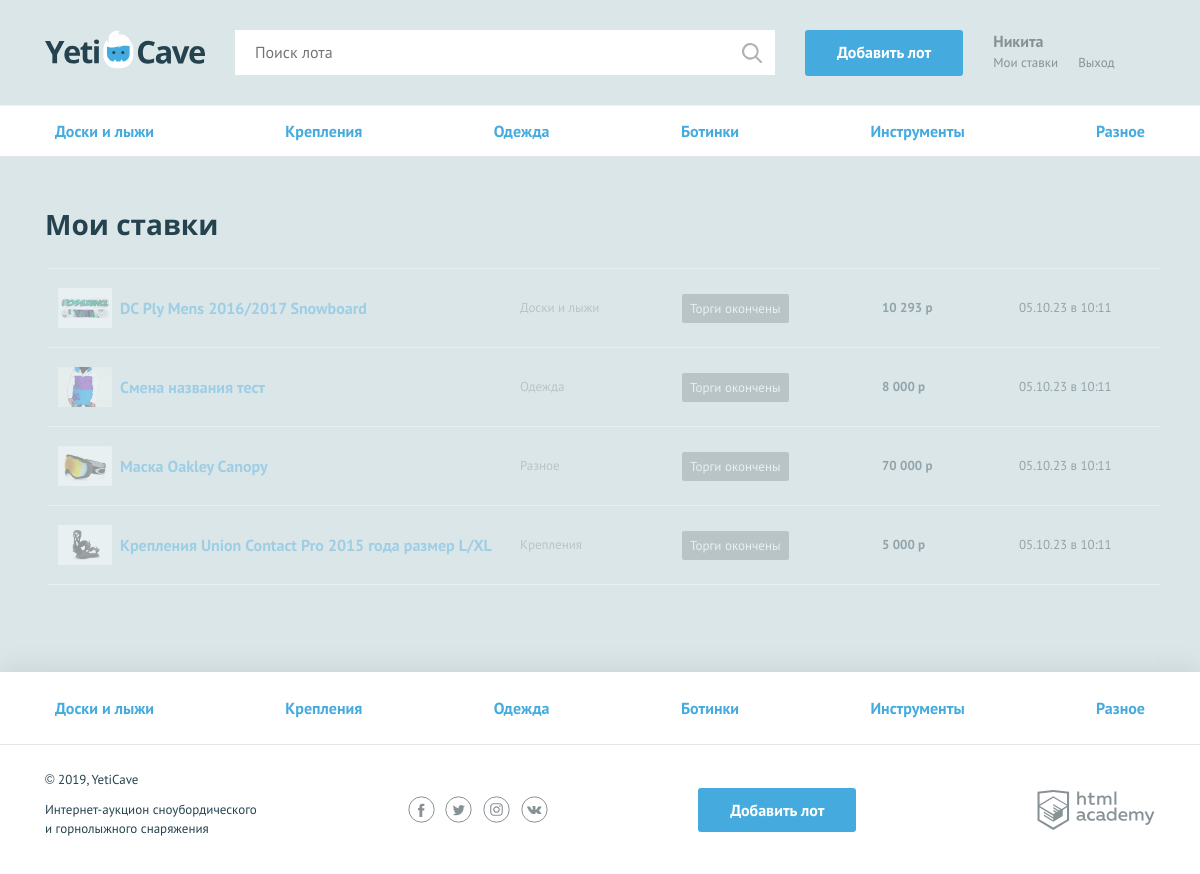
Screenshot of /my-bets.php (signed in) with the database file from the repository.
### tables this page shows
CREATE TABLE IF NOT EXISTS `category`
( 
    `id` INT PRIMARY KEY AUTO_INCREMENT,
    `name` VARCHAR(255) NOT NULL UNIQUE,
    `code` VARCHAR(60) NOT NULL UNIQUE
);

CREATE TABLE IF NOT EXISTS `bet`
( 
    `id` INT PRIMARY KEY AUTO_INCREMENT,
    `create_date` TIMESTAMP DEFAULT CURRENT_TIMESTAMP,
    `summary` INT(80) NOT NULL,

    `user_id` INT,
    `lot_id` INT,

    FOREIGN KEY (`user_id`) REFERENCES `account`(`id`) ON DELETE CASCADE,
    FOREIGN KEY (`lot_id`) REFERENCES `lot`(`id`) ON DELETE CASCADE
);

CREATE TABLE IF NOT EXISTS `lot`
(
    `id` INT PRIMARY KEY AUTO_INCREMENT,
    `date_create` TIMESTAMP DEFAULT CURRENT_TIMESTAMP,
    `name` VARCHAR(255) NOT NULL,
    `description` VARCHAR(1024) NOT NULL,
    `image_link` VARCHAR(400) NOT NULL,

    `start_price` INT(255) NOT NULL,
    `expire_date` DATE NOT NULL,
    `bet_step` INT NOT NULL,

    `author_id` INT,
    `winner_id` INT,
    `category_id` INT,

    FOREIGN KEY (`author_id`) REFERENCES `account`(`id`) ON DELETE CASCADE,
    FOREIGN KEY (`winner_id`) REFERENCES `account`(`id`) ON DELETE CASCADE,
    FOREIGN KEY (`category_id`) REFERENCES `category`(`id`) ON DELETE CASCADE
);

### helpers.php (called while the page is built, shortened)
<?php
function include_template($name, array $data = []) {
    $name = 'templates/' . $name;
    extract($data);
    require $name;
    $result = ob_get_clean();
    return $result;
}

### functions.php (called while the page is built, shortened)
<?php
function pretty_number(int $num) : string
{
    return number_format($num, 0, '', ' ');
}
function get_categories_list(mysqli $mysql) : array
{
    $sql_query = "SELECT * FROM category";
    $result = mysqli_query($mysql, $sql_query);
    return mysqli_fetch_all($result, MYSQLI_ASSOC) ?? [];
}
function format_time(string $date) : string
{
    $date_time = strtotime($date);
    $time = strtotime('now') - $date_time;
    $time = ($time < 1 ) ? 1 : $time;
    $tokens = array (
        86400 => 'день назад',
        3600 => 'часов назад',
        60 => 'минут назад',
        1 => 'секунд назад'
    );
    if ($time < 86400)
    {
        foreach ($tokens as $unit => $text) {
            if ($time < $unit) continue;
            $numberOfUnits = floor($time / $unit);
            return $numberOfUnits .' '. $text;
        }
    } else {
        return date('d.m.y в H:i', $date_time);
    }
    return "";
}
function get_user_bets(mysqli $mysql, string $id) : array
{
    $sql_query = "SELECT `bet`.*, `lot`.`id` as `lot_id`, `lot`.`name` as `lot_name`, `lot`.`image_link` as `lot_img`, `lot`.`expire_date` as `expire_date`,
    `category`.`name` as `category_name`
    FROM `bet`
    INNER JOIN `lot` ON `lot`.`id` = `bet`.`lot_id`
    INNER JOIN `category` ON `category`.`id` = `lot`.`category_id`
    WHERE `bet`.`user_id` = ?
    ORDER BY `expire_date` DESC";
    $stmt = mysqli_prepare($mysql, $sql_query);
    mysqli_stmt_bind_param($stmt, 'i', $id);
    mysqli_stmt_execute($stmt);
    $result = mysqli_stmt_get_result($stmt);
    return mysqli_fetch_all($result, MYSQLI_ASSOC) ?? [];
}

### templates/my-bets.php (the view, shortened to what this page needs)
<section class="rates container">
      <h2>Мои ставки</h2>
      <table class="rates__list">
        <?php foreach($bets as $bet): ?>
        <?php if(strtotime('now') <= strtotime($bet['expire_date'])): ?>
        <tr class="rates__item">
          <td class="rates__info">
            <div class="rates__img">
              <img src="<?= $bet["lot_img"] ?>" width="54" height="40" alt="Сноуборд">
            </div>
            <h3 class="rates__title"><a href="../lot.php?id=<?= $bet["lot_id"] ?>"><?= $bet["lot_name"] ?></a></h3>
          </td>
          <td class="rates__category">
            <?= $bet["category_name"] ?>
          </td>
          <td class="rates__timer">
            <?php
            $date = get_dt_range($bet['expire_date']);
            $hours = $date[0];
            $minutes = $date[1];
            $seconds = $date[2];
            ?>
            <div class="timer <?php if (intval($hours) < 24): ?> timer--finishing <?php endif; ?>">
              <?= sprintf('%s:%s:%s', $hours, $minutes, $seconds) ?>
            </div>
          </td>
          <td class="rates__price">
            <?= pretty_number($bet["summary"]) ?> р
          </td>
          <td class="rates__time">
            <?= format_time($bet["create_date"]) ?>
          </td>
        </tr>
        <?php else: ?>
        <tr class="rates__item rates__item--end">
          <td class="rates__info">
            <div class="rates__img">
              <img src="<?= $bet["lot_img"] ?>" width="54" height="40" alt="Сноуборд">
            </div>
            <h3 class="rates__title"><a href="../lot.php?id=<?= $bet["lot_id"] ?>"><?= $bet["lot_name"] ?></a></h3>
          </td>
          <td class="rates__category">
            <?= $bet["category_name"] ?>
          </td>
          <td class="rates__timer">
            <div class="timer timer--end">Торги окончены</div>
          </td>
          <td class="rates__price">
            <?= pretty_number($bet["summary"]) ?> р
          </td>
          <td class="rates__time">
            <?= format_time($bet["create_date"]) ?>
          </td>
        </tr>
        <?php endif; ?>
        <?php endforeach; ?>
      </table>
    </section>

### templates/header.php (shortened to what this page needs)
<!DOCTYPE html>
<html lang="ru">
<head>
  <link href="../css/normalize.min.css" rel="stylesheet">
  <link href="../css/style.css" rel="stylesheet">
</head>
<body>
<div class="page-wrapper">
  <header class="main-header">
    <div class="main-header__container container">
      <a class="main-header__logo" href="/index.php">
        <img src="../img/logo.svg" width="160" height="39" alt="Логотип компании YetiCave">
      </a>
      <form class="main-header__search" method="get" action="../search.php" autocomplete="off">
        <input type="search" name="search" placeholder="Поиск лота">
        <input class="main-header__search-btn" type="submit" name="find" value="Найти">
      </form>
      <?php if (isset($_SESSION['is_auth']) && $_SESSION['is_auth']): ?>
          <a class="main-header__add-lot button" href="../add.php">Добавить лот</a>
      <?php endif; ?>
      <nav class="user-menu">
            <?php if (isset($_SESSION['is_auth']) && $_SESSION['is_auth']): ?>
                <div class="user-menu__logged">
                    <p> <?= htmlspecialchars($_SESSION['username']) ?> </p>
                    <a class="user-menu__bets" href="../my-bets.php">Мои ставки</a>
                    <a class="user-menu__logout" href="../logout.php">Выход</a>
                </div>
            <?php endif; ?>
        </nav>
    </div>
  </header>
  <?php
  $current_category = 0;
  ?>
  <main>
    <nav class="nav">
      <ul class="nav__list container">
        <?php if (isset($categories)): ?>
          <?php foreach($categories as $item): ?>
            <?php if ($item["id"] != $current_category): ?>
              <li class="nav__item">
                  <a href="../category.php?id=<?= $item["id"] ?>"><?= $item['name'] ?></a>
              </li>
            <?php else: ?>
              <li class="nav__item nav__item--current">
                  <a href="../category.php?id=<?= $item["id"] ?>"><?= $item['name'] ?></a>
              </li>
            <?php endif; ?>
          <?php endforeach; ?>
        <?php endif; ?>
      </ul>
    </nav>

### templates/footer.php (shortened to what this page needs)
<footer class="main-footer">
  <nav class="nav">
    <ul class="nav__list container">
        <?php foreach($categories as $item): ?>
        <li class="nav__item">
            <a href="../category.php?id=<?= $item["id"] ?>"><?= $item['name'] ?></a>
        </li>
        <?php endforeach; ?>
    </ul>
  </nav>
  <div class="main-footer__bottom container">
    <div class="main-footer__copyright">
      <p>© 2019, YetiCave</p>
      <p>Интернет-аукцион сноубордического и горнолыжного снаряжения</p>
    </div>
    <div class="main-footer__social social">
      <a class="social__link social__link--facebook" href="#">
      </a>
      <a class="social__link social__link--twitter" href="#">
      </a>
      <a class="social__link social__link--instagram" href="#">
      </a>
      <a class="social__link social__link--vkontakte" href="#">
      </a>
    </div>
    <?php if (isset($_SESSION['is_auth']) && $_SESSION['is_auth']): ?>
      <a class="main-header__add-lot button" href="../add.php">Добавить лот</a>
    <?php endif; ?>
    <div class="main-footer__developed-by">
      <a class="logo-academy" href="https://htmlacademy.ru/intensive/php">
      </a>
    </div>
  </div>
</footer>
</body>
</html>

### rows the page displays
category: name "Доски и лыжи"
category: name "Крепления"
category: name "Одежда"
category: name "Ботинки"
category: name "Инструменты"
category: name "Разное"
bet: lot.image_link (picture), lot.name "DC Ply Mens 2016/2017 Snowboard", category.name "Доски и лыжи", summary "10 293", create_date "05.10.23 в 10:11"
bet: lot.image_link (picture), lot.name "Смена названия тест", category.name "Одежда", summary "8 000", create_date "05.10.23 в 10:11"
bet: lot.image_link (picture), lot.name "Маска Oakley Canopy", category.name "Разное", summary "70 000", create_date "05.10.23 в 10:11"
bet: lot.image_link (picture), lot.name "Крепления Union Contact Pro 2015 года размер L/XL", category.name "Крепления", summary "5 000", create_date "05.10.23 в 10:11"

### other values shown
$_SESSION['username'] "Никита"
